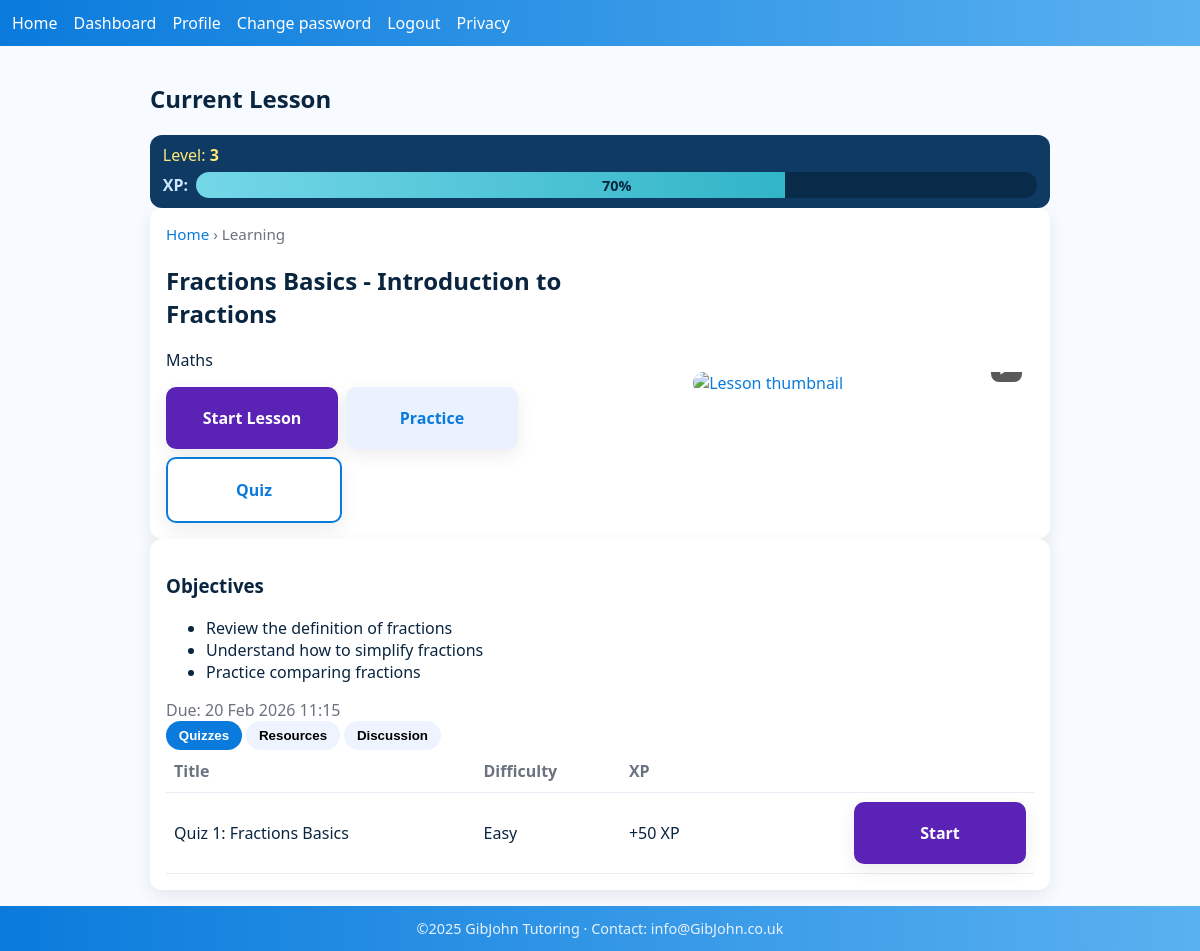
The app's page /lesson/1 (signed in) with its own data.
### models.py (models this page shows, shortened)
class Assignment(db.Model):
    __tablename__ = "assignments"
    assignment_id = db.Column(db.Integer, primary_key=True)
    resource_id   = db.Column(db.Integer, db.ForeignKey("resources.resource_id"), nullable=False)
    class_id      = db.Column(db.Integer, db.ForeignKey("classes.class_id"), nullable=False)
    title         = db.Column(db.String(120), nullable=False)
    due_date      = db.Column(db.DateTime)
    created_at    = db.Column(db.DateTime, nullable=False, default=UTC_NOW)
    updated_at    = db.Column(db.DateTime, nullable=False, default=UTC_NOW, onupdate=UTC_NOW)
    class_   = db.relationship("Class", back_populates="assignments")
    resource = db.relationship("Resources", back_populates="assignments")
    submissions = db.relationship("Submission", back_populates="assignment", cascade="all, delete-orphan")

class Class(db.Model):
    __tablename__ = "classes"
    class_id    = db.Column(db.Integer, primary_key=True)
    title       = db.Column(db.String(120), nullable=False)
    subject     = db.Column(db.String(80), nullable=False)
    year_group  = db.Column(db.Integer, nullable=False)
    tutor_id    = db.Column(db.Integer, db.ForeignKey("users.user_id"), nullable=False)
    created_at  = db.Column(db.DateTime, nullable=False, default=UTC_NOW)
    tutor = db.relationship("User", back_populates="classes_taught", foreign_keys=[tutor_id])
    enrollments = db.relationship("ClassEnrollment", back_populates="klass", cascade="all, delete-orphan")
    students = db.relationship(
        "User",
        secondary="class_enrollments",
        primaryjoin="Class.class_id==ClassEnrollment.class_id",
        secondaryjoin="User.user_id==ClassEnrollment.user_id",
        viewonly=True,
    )
    assignments = db.relationship("Assignment", back_populates="class_", cascade="all, delete-orphan")

### learner/routes.py (the view)
@bp.route("/lesson/<int:assignment_id>")
@login_required
def lesson(assignment_id):
    a = (Assignment.query
        .options(joinedload(Assignment.class_), joinedload(Assignment.resource))
        .get(assignment_id))
    if not a:
        flash("Lesson not found.", "error")
        return redirect(url_for("learner.dashboard"))
    quizzes = [{
        "title": "Quiz 1: Fractions Basics",
        "difficulty": "Easy",
        "xp": 50,
        "start_url": url_for("learner.quiz", assignment_id=assignment_id),
    }]
    yt = (a.resource.url or "") if (a.resource and a.resource.type == "link") else ""
    vid = None
    if "youtu.be/" in yt:
        vid = yt.rsplit("/", 1)[-1].split("?")[0]
    elif "youtube.com/watch" in yt and "v=" in yt:
        vid = parse_qs(urlparse(yt).query).get("v", [None])[0]
    thumb_url = f"https://img.youtube.com/vi/{vid}/hqdefault.jpg" if vid else None
    return render_template(
        "learner/lesson.html",
        assignment=a,
        quizzes=quizzes,
        level=3, xp=70,
        thumb_url=thumb_url
    )

### app.py (called while the page is built)
@login_manager.user_loader
def load_user(user_id):
    return User.query.get(int(user_id))

@app.before_request
def _dump_routes_once():
    if not getattr(app, "_routes_dumped", False):
        print("\n=== ROUTES (endpoint -> url) ===")
        for r in app.url_map.iter_rules():
            print(f"{r.endpoint:25} -> {r.rule}")
        print("================================\n")
        app._routes_dumped = True

### templates/learner/lesson.html (shortened to what this page needs)
{% extends "base.html" %}
{% block content %}
<section class="lesson-top">
<h1>Current Lesson</h1>
<div class="xp-card">
<div class="level"><span class="level-label">Level: <strong>{{ level|default(3) }}</strong></span></div>
<div class="xp">
    <span class="xp-label">XP:</span>
    <div class="xp-bar" role="progressbar" aria-valuemin="0" aria-valuemax="100" aria-valuenow="{{ xp|default(70) }}">
    <div class="xp-fill" style="--p: {{ xp|default(70) }}%"></div>
    <span class="xp-text">{{ xp|default(70) }}%</span>
    </div>
</div>
</div>
</section>
<div class="card lesson-hero">
<div class="crumbs">
<a href="{{ url_for('learner.dashboard') }}">Home</a> › <span>Learning</span>
</div>
<div class="hero-grid">
<div class="hero-main">
    <h2 class="lesson-title">{{ assignment.title }}</h2>
    <p class="lesson-sub">{{ assignment.class_.subject if assignment.class_ else 'Maths' }}</p>
    <div class="hero-actions">
    <a class="btn btn-primary" href="{{ url_for('learner.play_lesson', assignment_id=assignment.assignment_id) }}">Start Lesson</a>
    <a class="btn btn-secondary" href="#">Practice</a>
    <a class="btn btn-outline" href="#quizzes">Quiz</a>
    </div>
</div>
<div class="hero-art">
    {% if thumb_url %}
    <a href="{{ url_for('learner.play_lesson', assignment_id=assignment.assignment_id) }}" class="thumb-wrap" aria-label="Play lesson">
        <img src="{{ thumb_url }}" alt="Lesson thumbnail">
        <span class="thumb-play">▶</span>
    </a>
    {% else %}
    <div class="thumb-fallback">No thumbnail</div>
    {% endif %}
</div>
</div>
</div>
<div class="card lesson-body">
<div class="lesson-body-grid">
<div class="left">
    <h3>Objectives</h3>
    <ul class="bullets">
    <li>Review the definition of fractions</li>
    <li>Understand how to simplify fractions</li>
    <li>Practice comparing fractions</li>
    </ul>
    {% if assignment.due_date %}
    <p class="muted">Due: {{ assignment.due_date.strftime('%d %b %Y %H:%M') }}</p>
    {% endif %}
</div>
<div class="right" id="quizzes">
    <div class="pills" role="tablist" aria-label="Lesson tabs">
    <button type="button" class="pill active" data-tab="tab-quizzes" aria-selected="true" role="tab">Quizzes</button>
    <button type="button" class="pill" data-tab="tab-resources" aria-selected="false" role="tab">Resources</button>
    <button type="button" class="pill" data-tab="tab-discussion" aria-selected="false" role="tab">Discussion</button>
    </div>
    <div class="tab-panels">
    <div id="tab-quizzes" class="tab-panel active" role="tabpanel">
        <table class="table">
        <thead><tr><th>Title</th><th>Difficulty</th><th>XP</th><th></th></tr></thead>
        <tbody>
            {% for q in quizzes %}
            <tr>
            <td>{{ q.title }}</td>
            <td>{{ q.difficulty }}</td>
            <td>+{{ q.xp }} XP</td>
            <td class="t-right">
                <a class="btn btn-primary" href="{{ q.start_url }}">Start</a>
            </td>
            </tr>
            {% endfor %}
        </tbody>
        </table>
    </div>
    </div>
</div>
</div>
</div>
{% endblock %}

### static/css/stylesheet.css (style rules this page uses)
body { font-family:system-ui,-apple-system,Segoe UI,Roboto,Arial,sans-serif; margin:0;background:#f7fbff; color:#0a2540 }
h1,h2,h3 { color:#0a2540 }
a { color:#0a7bdc; text-decoration:none }
.card { background:#fff; border-radius:12px; box-shadow:0 6px 18px rgb(0 0 0 / 8%); padding:1rem; }
.xp-card { background:#0e3a63; color:#cde8ff; padding:.6rem .8rem; border-radius:12px; display:grid; gap:.35rem; min-width:220px; justify-items:start; }
.level-label { color:#ffe97a; }
.xp { display:flex; align-items:center; gap:.5rem; width:100%; }
.xp-label { font-weight:600; }
.xp-bar { position:relative; flex:1; height:26px; background:#072b49; border-radius:14px; overflow:hidden; min-width:140px; }
.xp-fill { position:absolute; inset:0 auto 0 0; width:var(--p); background:linear-gradient(90deg,#74d7e8 0%,#31b5c7 100%); }
.xp-text { position:absolute; inset:0; display:grid; place-items:center; color:#06253f; font-weight:700; font-size:.9rem; }
.btn { display:inline-flex; align-items:center; justify-content:center; min-height:44px; min-width:140px; padding:.6rem 1rem; border-radius:10px; border:none; cursor:pointer; font-weight:700; box-shadow:0 6px 18px rgb(0 0 0 / 8%); }
.btn-primary { background:#0a7bdc; color:#fff; }
.btn-secondary { background:#eaf2ff; color:#0a7bdc; }
html, body { height: 100%; }
body { min-height: 100vh; display: flex; flex-direction: column; }
:root { --purple:#5a23b5; --purple-2:#7c3aed; --lav:#f0e8ff; --ink:#0a2540; --muted:#6b7280; --card:#fff; --shadow:0 6px 18px rgb(0 0 0 / 8%); --r:12px; }
.card { background:var(--card); border-radius:var(--r); box-shadow:var(--shadow); padding:1rem; overflow:hidden; }
.table { width:100%; border-collapse:separate; border-spacing:0; }
.table th, .table td { padding:.6rem .5rem; border-bottom:1px solid #e7edf5; }
.table thead th { text-align:left; color:#6b7280; font-weight:700; }
.t-right { text-align:right; }
.muted { color:var(--muted); margin:.25rem 0 0; }
.btn { display:inline-flex; align-items:center; justify-content:center; min-height:44px; padding:.55rem 1rem; border-radius:10px; border:none; cursor:pointer; font-weight:700; text-decoration:none; }
.btn-primary { background:var(--purple); color:#fff; }
.card { overflow: hidden; }
.pill { background:#eef4ff; border:none; padding:.45rem .8rem; border-radius:999px; font-weight:700; cursor:pointer; }
.pill.active { background:#0a7bdc; color:#fff; }
.tab-panel { display:none; }
.tab-panel.active { display:block; }
.crumbs { color:#6b7280; font-size:.95rem; }
.crumbs a { color:#0a7bdc; }
.lesson-hero .hero-grid { display:grid; grid-template-columns: 1.2fr .8fr; gap:1rem; align-items:center; }
.lesson-hero .hero-actions { display:flex; gap:.5rem; flex-wrap:wrap; margin-top:.75rem; }
.lesson-hero .hero-art .thumb-wrap { position:relative; display:block; border-radius:12px; overflow:hidden; }
.lesson-hero .hero-art img { display:block; width:100%; height:auto; }
.lesson-hero .thumb-play { position:absolute; inset:auto 12px 12px auto; background:rgba(0,0,0,.65); color:#fff; padding:.25rem .5rem; border-radius:8px; font-weight:700; }

### templates/learner/lesson.html (style rules this page uses)
.tab-panel { display:none }
.tab-panel.active { display:block }
.btn.btn-outline { background:#fff;border:2px solid #0a7bdc;color:#0a7bdc }
.lesson-hero .hero-grid { display:grid;grid-template-columns:1.2fr .8fr;gap:1rem;align-items:center }
.lesson-hero .hero-actions { display:flex;gap:.5rem;flex-wrap:wrap;margin-top:.75rem }
.lesson-hero .thumb-wrap { position:relative;display:block;border-radius:12px;overflow:hidden }
.lesson-hero .thumb-play { position:absolute;right:12px;bottom:12px;background:rgba(0,0,0,.65);color:#fff;padding:.25rem .5rem;border-radius:8px;font-weight:700 }

### records on screen
Assignment: title "Fractions Basics - Introduction to Fractions", due_date "20 Feb 2026 11:15"
Class: class_ "Maths"

### other values on screen
{{ level|default(3) }} "3"
{{ xp|default(70) }} "70"
{{ q.title }} "Quiz 1: Fractions Basics"
{{ q.difficulty }} "Easy"
{{ q.xp }} "50"
